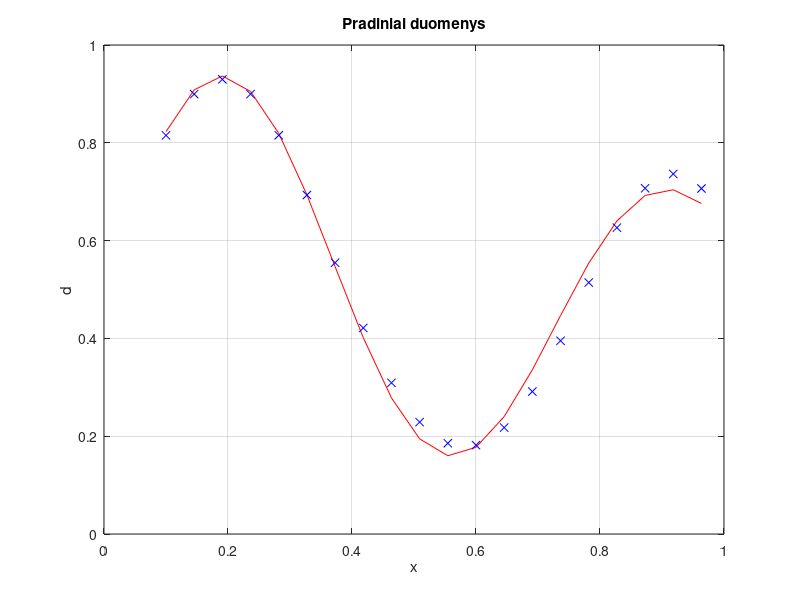

MATLAB code for this plot:
%Studentas:	Valdas Mikenas		
%Kryptis (grupė):	Dirbtinio intelekto sistemos (DISfm-22)		

clear all;
close all;

%struktura:
%vienas iejimas
%vienas isejimas
%2 neuronai

%% 0 Pradiniai duomenys apsirasome sigma 1 ir sigma 2
x=0.1:1/22:1;    % reiksmiu
n=length(x);     %20 reiksmiu

d=(1+0.6*sin(2*pi*x/0.7)+0.3*sin(2*pi*x))/2;
figure(1);
plot(x, d,'r');
xlabel('x');
ylabel('d');
title('Pradiniai duomenys');
grid on;
hold on;

%pikiniai taskai
C1=0.1909;  %is grafiko kreives 1 dalies ant x asies
C2=0.9181;  %is grafiko kreives 2 dalies ant x asies

%Plociai
R1=0.1721;     %sigma1
R2=0.1531;     %sigma2

%plot(R1,C1,'ko',R2,C2,'ko')   %pasirinkti taskai 

w1=rand(1);  %atsakingas kiek ausktai Phi1
w2=rand(1);  %atsakingas kiek aukstai Phi2
b0 =rand(1); %iejimas i aktyvavimo f-cija - tsa pats kaip w0

mok_zings = 0.01;  %mokymo zingsnis

%% 1 Skaičiuojame SBF atsakus (aproksimatorius)
for indx_of_epoch = 1:10000
    for n = 1:length(x)
        Phi1 = exp(-((x(n) - C1)^2)/(2*R1^2));
        Phi2 = exp(-((x(n) - C2)^2)/(2*R2^2));
        %% Skaiciuojame tinklo atsaka (pasverta suma) +aktyvavimo f-cija O(atsaka) ir gauname tinklo atsaka y (prognoze)   (1 - klase ar 0 - 2 klase) 
        % sigmoides arba S-shap, vienas apribojimas intervale nuo 0...1.
        v = Phi1*w1 + Phi2*w2 + b0;
        y = v;
        %% Palyginame atsaka su teisingu atsakymu
        %e(index)=d(index)-y(index)
        %e(x)= atstumas tarp pradiniu reiksmiu ir gautu
        e = d(n) - y  ;
        %% Atnaujinkime rysiu svorius (apmokome)
        w1 = w1 + mok_zings*e*Phi1;
        w2 = w2 + mok_zings*e*Phi2;
        b0 = b0 + mok_zings*e;
    end
end

%% 2 Tikrinimas
hold on
    for n = 1:length(x)
        Phi1 = exp(-((x(n) - C1)^2)/(2*(R1)^2));
        Phi2 = exp(-((x(n) - C2)^2)/(2*(R2)^2));
        %% Skaiciuojame tinklo atsaka
        v = Phi1*w1 + Phi2*w2 + b0;
        y = v;

        plot(x(n), y, 'bx');
    end


%veikia praktiskai kaip LMS algoritmas

%% 3 Kitas algoritmas pagetu buti pvz. Gaussian-based RBF (nepadaryta)



